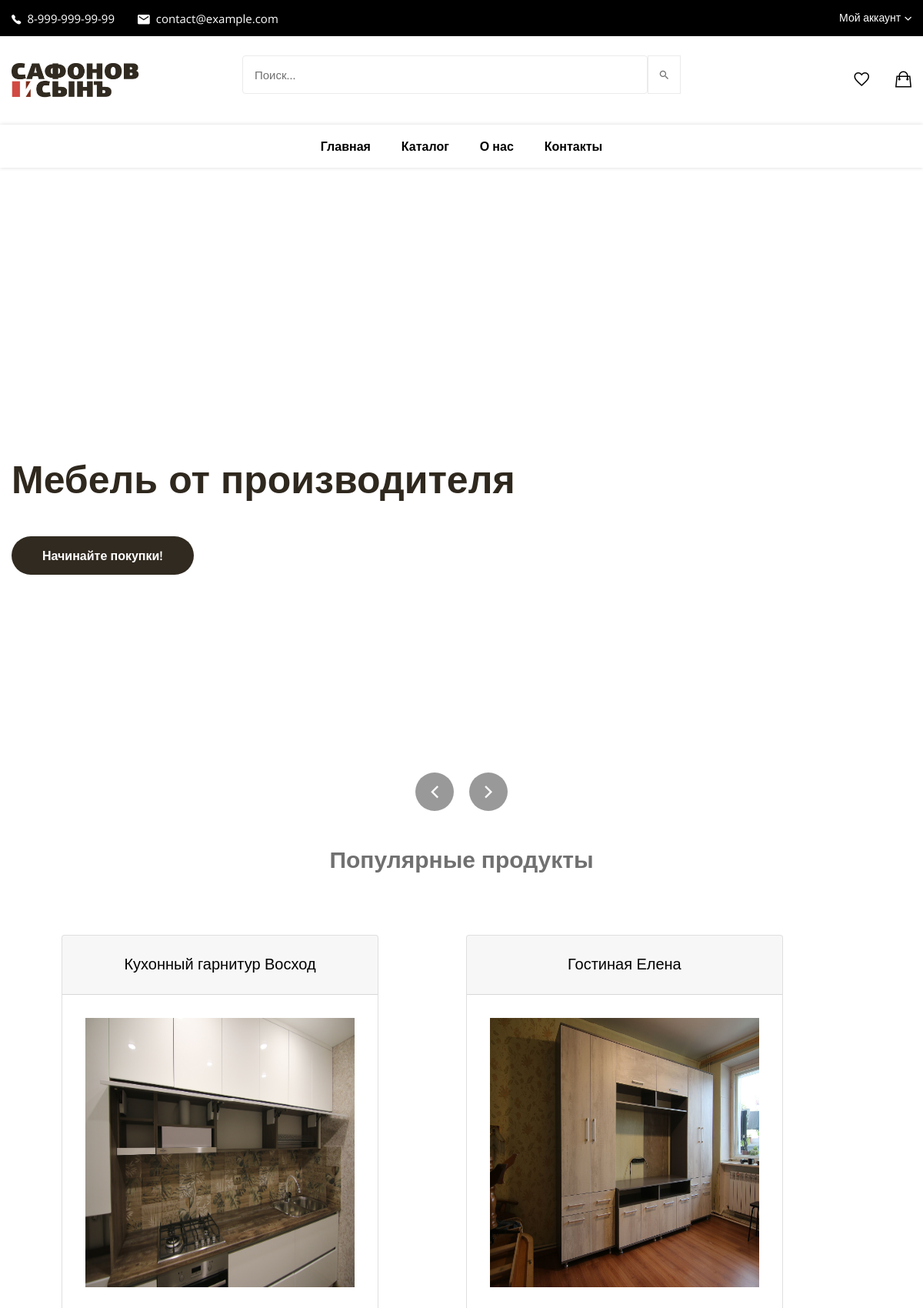
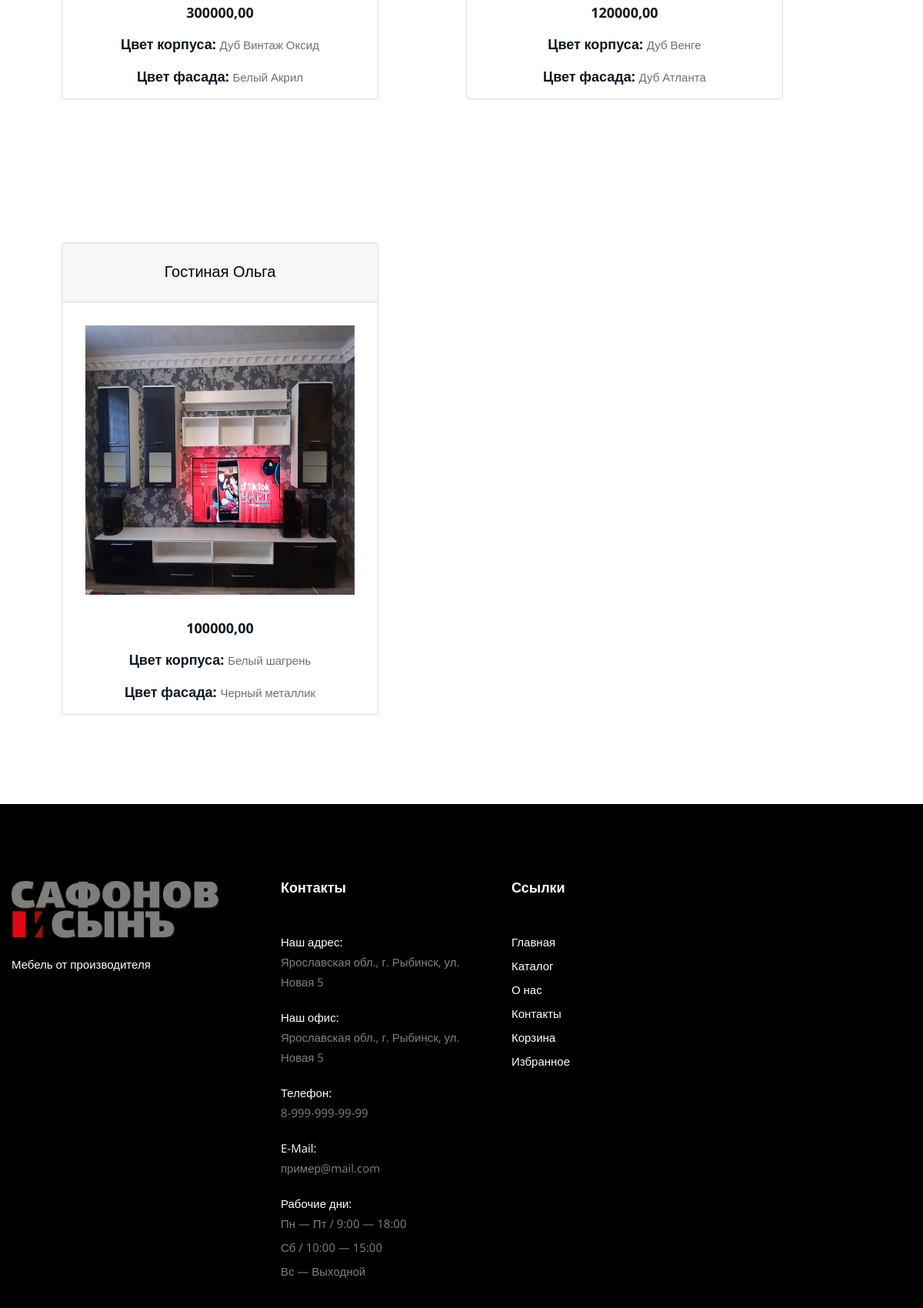
The page / (upper part) on the database its author committed (2 pictures, top to bottom).
### furniture/models.py (models this page shows, shortened)
class Product(models.Model):
    title = models.CharField(max_length=255, verbose_name='Название')
    slug = models.SlugField(max_length=255, verbose_name='Url', unique=True)
    housing_material = models.CharField(max_length=255, verbose_name='Материал корпуса')
    facade_material = models.CharField(max_length=255, verbose_name='Материал фасада')
    housing_color = models.CharField(max_length=255, verbose_name='Цвет корпуса')
    facade_color = models.CharField(max_length=255, verbose_name='Цвет фасада')
    fittings = models.CharField(max_length=255, verbose_name='Фурнитура')
    description = models.TextField(max_length=1500, verbose_name='Описание', default='')
    price = MoneyField(decimal_places=2, default=0, default_currency='RUB', max_digits=11, verbose_name='Цена')
    views = models.IntegerField(default=0, verbose_name='Кол-во просмотров')
    favorite = models.ManyToManyField(User, related_name='favorite', blank=True, verbose_name='В избранном у')
    cart = models.ManyToManyField(User, related_name='cart', blank=True, verbose_name='В корзине у')
    Category = models.ForeignKey(Category, on_delete=models.PROTECT, related_name='products', verbose_name='Категория')
    def get_absolute_url(self):
        return reverse('view_product', kwargs={"slug": self.slug})
    class Meta:
        ordering = ['title']

class Image(models.Model):
    object_id = models.PositiveIntegerField(null=True, default=1)
    Product = models.ForeignKey(Product, on_delete=models.CASCADE, null=True, verbose_name='Продукт')
    photo = models.ImageField(upload_to='photos/%Y/%m/%d/', blank=True, verbose_name='Фото')
    content_type = models.ForeignKey(ContentType, on_delete=models.PROTECT, default=20)
    content_object = GenericForeignKey("content_type", "object_id")

### furniture/views.py (the view)
# urls.py: path('', index, name='Home'),
def index(request):
    products_sorted = Product.objects.all().order_by('-views')
    context = {
        'products_sorted': products_sorted,
    }
    return render(request, 'furniture/index.html', context)

### furniture/templates/furniture/index.html (shortened to what this page needs)
{% extends 'base.html' %}
{% load static %}
{%block content%}
<head>
</head>
<div class="tm-heroslider-area bg-grey">
    <div class="tm-heroslider-slider">
        <div class="tm-heroslider" style="background: white">
            <div class="container">
                <div class="row align-items-center">
                    <div class="col-lg-7 col-md-8 col-12">
                        <div class="tm-heroslider-contentwrapper">
                            <div class="tm-heroslider-content">
                                <h1 style="color: #2F281E">Мебель от производителя</h1>
                                <br>
                                <a href="{% url 'catalog'%}" class="tm-button1">Начинайте покупки!</a>
                            </div>
                        </div>
                    </div>
                </div>
            </div>
        </div>
    </div>
</div>
<p style="text-align: center; font-size: 30px; font-weight: bold; margin-top: 30px">Популярные продукты</p>
{% for item in products_sorted|slice:":3" %}
<ul class="A">
    <div class="all">
        <div class="container">
            <div class="row">
                <div style="margin-top: 50px">
                    <div class="card mb-3">
                        <div class="card-header text-center">
                            <a href="{{ item.get_absolute_url }}"><h5 class="card-title" style="padding-top: 10px">{{item.title}}</h5></a>
                        </div>
                        <div class="" style="text-align: center;">
                            {% for item_photo in item.image_set.all|slice:":1" %}
                                {% if item_photo.photo%}
                                    <a href="{{ item.get_absolute_url }}"><img src="{{ item_photo.photo.url }}" alt="" width="350" height="350" style="margin: 30px"></a>
                                {% endif %}
                            {% endfor %}
                            <br>
                            <p><span class="textA">{{ item.price }}  </span></p>
                            <p><span class="textA">Цвет корпуса:  </span> {{item.housing_color}}</p>
                            <p><span class="textA">Цвет фасада:  </span> {{item.facade_color}}</p>
                            </div>
                        </div>
                    </div>
                </div>
            </div>
        </div>
    </ul>
{% endfor %}
{%endblock%}

### furniture/templates/furniture/index.html (style rules this page uses)
.textA { font-size: 18px; font-weight: bold; color: #0c1923; }
.A { display: inline-block; margin: 0 15px 0 15px; }
.all { margin: 20px 15px 100px 25px; }
.tm-button1, a.tm-button1, button.tm-button1 { display: inline-block; height: 50px; min-width: 150px; background: #312A20; color: #ffffff; text-align: center; line-height: 50px; font-weight: 600; border-radius: 30px; z-index: 1; position: relative; overflow: hidden; padding: 0 40px; vertical-align: middle; font-size: 16px; }

### rows shown on the page
Product: title "Кухонный гарнитур Восход", price "300000,00", housing_color "Дуб Винтаж Оксид", facade_color "Белый Акрил"
Image: photo (picture)
Product: title "Гостиная Елена", price "120000,00", housing_color "Дуб Венге", facade_color "Дуб Атланта"
Image: photo (picture)
Product: title "Гостиная Ольга", price "100000,00", housing_color "Белый шагрень", facade_color "Черный металлик"
Image: photo (picture)
